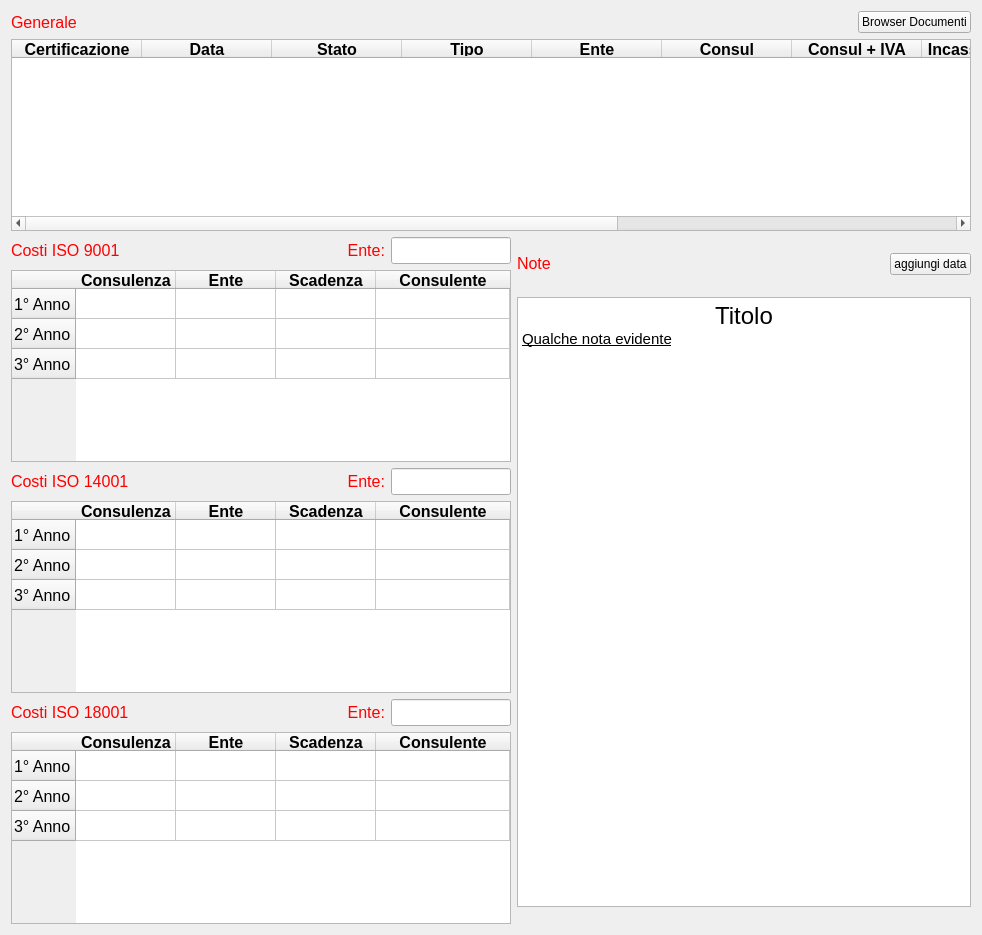
   <widget class="QWidget" name="tab_iso">
    <attribute name="title">
     <string>ISO</string>
    </attribute>
    <layout class="QGridLayout" name="gridLayout_10">
     <item row="0" column="0">
      <widget class="QLabel" name="label_36">
       <property name="font">
        <font>
         <pointsize>12</pointsize>
        </font>
       </property>
       <property name="styleSheet">
        <string notr="true">color: #FF0000</string>
       </property>
       <property name="text">
        <string>Generale</string>
       </property>
      </widget>
     </item>
     <item row="0" column="1">
      <spacer name="horizontalSpacer_6">
       <property name="orientation">
        <enum>Qt::Horizontal</enum>
       </property>
       <property name="sizeHint" stdset="0">
        <size>
         <width>335</width>
         <height>20</height>
        </size>
       </property>
      </spacer>
     </item>
     <item row="0" column="2">
      <widget class="QPushButton" name="bt_browser_doc">
       <property name="text">
        <string>Browser Documenti</string>
       </property>
      </widget>
     </item>
     <item row="1" column="0" colspan="3">
      <widget class="QTableWidget" name="iso__tabel">
       <property name="font">
        <font>
         <pointsize>12</pointsize>
        </font>
       </property>
       <attribute name="horizontalHeaderDefaultSectionSize">
        <number>130</number>
       </attribute>
       <attribute name="horizontalHeaderStretchLastSection">
        <bool>true</bool>
       </attribute>
       <column>
        <property name="text">
         <string>Certificazione</string>
        </property>
        <property name="font">
         <font>
          <weight>75</weight>
          <bold>true</bold>
         </font>
        </property>
       </column>
       <column>
        <property name="text">
         <string>Data</string>
        </property>
        <property name="font">
         <font>
          <weight>75</weight>
          <bold>true</bold>
         </font>
        </property>
       </column>
       <column>
        <property name="text">
         <string>Stato</string>
        </property>
        <property name="font">
         <font>
          <weight>75</weight>
          <bold>true</bold>
         </font>
        </property>
       </column>
       <column>
        <property name="text">
         <string>Tipo</string>
        </property>
        <property name="font">
         <font>
          <weight>75</weight>
          <bold>true</bold>
         </font>
        </property>
       </column>
       <column>
        <property name="text">
         <string>Ente</string>
        </property>
        <property name="font">
         <font>
          <weight>75</weight>
          <bold>true</bold>
         </font>
        </property>
       </column>
       <column>
        <property name="text">
         <string>Consul</string>
        </property>
        <property name="font">
         <font>
          <weight>75</weight>
          <bold>true</bold>
         </font>
        </property>
       </column>
       <column>
        <property name="text">
         <string>Consul + IVA</string>
        </property>
        <property name="font">
         <font>
          <weight>75</weight>
          <bold>true</bold>
         </font>
        </property>
       </column>
       <column>
        <property name="text">
         <string>Incasso Consul</string>
        </property>
        <property name="font">
         <font>
          <weight>75</weight>
          <bold>true</bold>
         </font>
        </property>
       </column>
       <column>
        <property name="text">
         <string>Fatt. Consul</string>
        </property>
        <property name="font">
         <font>
          <weight>75</weight>
          <bold>true</bold>
         </font>
        </property>
       </column>
       <column>
        <property name="text">
         <string>Incasso Ente</string>
        </property>
        <property name="font">
         <font>
          <weight>75</weight>
          <bold>true</bold>
         </font>
        </property>
       </column>
       <column>
        <property name="text">
         <string>Provvig. Ente</string>
        </property>
        <property name="font">
         <font>
          <weight>75</weight>
          <bold>true</bold>
         </font>
        </property>
       </column>
      </widget>
     </item>
     <item row="2" column="0">
      <layout class="QGridLayout" name="gridLayout_9">
       <item row="4" column="2">
        <widget class="QLabel" name="label_24">
         <property name="sizePolicy">
          <sizepolicy hsizetype="Fixed" vsizetype="Preferred">
           <horstretch>0</horstretch>
           <verstretch>0</verstretch>
          </sizepolicy>
         </property>
         <property name="font">
          <font>
           <pointsize>12</pointsize>
          </font>
         </property>
         <property name="layoutDirection">
          <enum>Qt::LeftToRight</enum>
         </property>
         <property name="styleSheet">
          <string notr="true">color: #FF0000</string>
         </property>
         <property name="text">
          <string>Ente:</string>
         </property>
         <property name="alignment">
          <set>Qt::AlignRight|Qt::AlignTrailing|Qt::AlignVCenter</set>
         </property>
        </widget>
       </item>
       <item row="0" column="3">
        <widget class="QLineEdit" name="iso__ente_9001">
         <property name="sizePolicy">
          <sizepolicy hsizetype="Fixed" vsizetype="Fixed">
           <horstretch>0</horstretch>
           <verstretch>0</verstretch>
          </sizepolicy>
         </property>
         <property name="maximumSize">
          <size>
           <width>120</width>
           <height>16777215</height>
          </size>
         </property>
         <property name="font">
          <font>
           <pointsize>12</pointsize>
          </font>
         </property>
         <property name="text">
          <string/>
         </property>
        </widget>
       </item>
       <item row="1" column="0" colspan="4">
        <widget class="QTableWidget" name="iso__costi9001">
         <property name="sizePolicy">
          <sizepolicy hsizetype="Fixed" vsizetype="Expanding">
           <horstretch>0</horstretch>
           <verstretch>0</verstretch>
          </sizepolicy>
         </property>
         <property name="minimumSize">
          <size>
           <width>500</width>
           <height>0</height>
          </size>
         </property>
         <property name="maximumSize">
          <size>
           <width>500</width>
           <height>16777215</height>
          </size>
         </property>
         <property name="font">
          <font>
           <pointsize>12</pointsize>
          </font>
         </property>
         <attribute name="horizontalHeaderStretchLastSection">
          <bool>true</bool>
         </attribute>
         <row>
          <property name="text">
           <string>1° Anno</string>
          </property>
         </row>
         <row>
          <property name="text">
           <string>2° Anno</string>
          </property>
         </row>
         <row>
          <property name="text">
           <string>3° Anno</string>
          </property>
         </row>
         <column>
          <property name="text">
           <string>Consulenza</string>
          </property>
          <property name="font">
           <font>
            <weight>75</weight>
            <bold>true</bold>
           </font>
          </property>
         </column>
         <column>
          <property name="text">
           <string>Ente</string>
          </property>
          <property name="font">
           <font>
            <weight>75</weight>
            <bold>true</bold>
           </font>
          </property>
         </column>
         <column>
          <property name="text">
           <string>Scadenza</string>
          </property>
          <property name="font">
           <font>
            <weight>75</weight>
            <bold>true</bold>
           </font>
          </property>
         </column>
         <column>
          <property name="text">
           <string>Consulente</string>
          </property>
          <property name="font">
           <font>
            <weight>75</weight>
            <bold>true</bold>
           </font>
          </property>
         </column>
        </widget>
       </item>
       <item row="5" column="0" colspan="4">
        <widget class="QTableWidget" name="iso__costi18001">
         <property name="sizePolicy">
          <sizepolicy hsizetype="Fixed" vsizetype="Expanding">
           <horstretch>0</horstretch>
           <verstretch>0</verstretch>
          </sizepolicy>
         </property>
         <property name="minimumSize">
          <size>
           <width>500</width>
           <height>0</height>
          </size>
         </property>
         <property name="maximumSize">
          <size>
           <width>500</width>
           <height>16777215</height>
          </size>
         </property>
         <property name="font">
          <font>
           <pointsize>12</pointsize>
          </font>
         </property>
         <attribute name="horizontalHeaderStretchLastSection">
          <bool>true</bool>
         </attribute>
         <row>
          <property name="text">
           <string>1° Anno</string>
          </property>
         </row>
         <row>
          <property name="text">
           <string>2° Anno</string>
          </property>
         </row>
         <row>
          <property name="text">
           <string>3° Anno</string>
          </property>
         </row>
         <column>
          <property name="text">
           <string>Consulenza</string>
          </property>
          <property name="font">
           <font>
            <weight>75</weight>
            <bold>true</bold>
           </font>
          </property>
         </column>
         <column>
          <property name="text">
           <string>Ente</string>
          </property>
          <property name="font">
           <font>
            <weight>75</weight>
            <bold>true</bold>
           </font>
          </property>
         </column>
         <column>
          <property name="text">
           <string>Scadenza</string>
          </property>
          <property name="font">
           <font>
            <weight>75</weight>
            <bold>true</bold>
           </font>
          </property>
         </column>
         <column>
          <property name="text">
           <string>Consulente</string>
          </property>
          <property name="font">
           <font>
            <weight>75</weight>
            <bold>true</bold>
           </font>
          </property>
         </column>
        </widget>
       </item>
       <item row="4" column="0">
        <widget class="QLabel" name="label_34">
         <property name="sizePolicy">
          <sizepolicy hsizetype="Fixed" vsizetype="Preferred">
           <horstretch>0</horstretch>
           <verstretch>0</verstretch>
          </sizepolicy>
         </property>
         <property name="font">
          <font>
           <pointsize>12</pointsize>
          </font>
         </property>
         <property name="styleSheet">
          <string notr="true">color: #FF0000</string>
         </property>
         <property name="text">
          <string>Costi ISO 18001</string>
         </property>
        </widget>
       </item>
       <item row="4" column="3">
        <widget class="QLineEdit" name="iso__ente_18001">
         <property name="sizePolicy">
          <sizepolicy hsizetype="Fixed" vsizetype="Fixed">
           <horstretch>0</horstretch>
           <verstretch>0</verstretch>
          </sizepolicy>
         </property>
         <property name="maximumSize">
          <size>
           <width>120</width>
           <height>16777215</height>
          </size>
         </property>
         <property name="font">
          <font>
           <pointsize>12</pointsize>
          </font>
         </property>
         <property name="text">
          <string/>
         </property>
        </widget>
       </item>
       <item row="3" column="0" colspan="4">
        <widget class="QTableWidget" name="iso__costi14001">
         <property name="sizePolicy">
          <sizepolicy hsizetype="Fixed" vsizetype="Expanding">
           <horstretch>0</horstretch>
           <verstretch>0</verstretch>
          </sizepolicy>
         </property>
         <property name="minimumSize">
          <size>
           <width>500</width>
           <height>0</height>
          </size>
         </property>
         <property name="maximumSize">
          <size>
           <width>500</width>
           <height>16777215</height>
          </size>
         </property>
         <property name="font">
          <font>
           <pointsize>12</pointsize>
          </font>
         </property>
         <attribute name="horizontalHeaderStretchLastSection">
          <bool>true</bool>
         </attribute>
         <row>
          <property name="text">
           <string>1° Anno</string>
          </property>
         </row>
         <row>
          <property name="text">
           <string>2° Anno</string>
          </property>
         </row>
         <row>
          <property name="text">
           <string>3° Anno</string>
          </property>
         </row>
         <column>
          <property name="text">
           <string>Consulenza</string>
          </property>
          <property name="font">
           <font>
            <weight>75</weight>
            <bold>true</bold>
           </font>
          </property>
         </column>
         <column>
          <property name="text">
           <string>Ente</string>
          </property>
          <property name="font">
           <font>
            <weight>75</weight>
            <bold>true</bold>
           </font>
          </property>
         </column>
         <column>
          <property name="text">
           <string>Scadenza</string>
          </property>
          <property name="font">
           <font>
            <weight>75</weight>
            <bold>true</bold>
           </font>
          </property>
         </column>
         <column>
          <property name="text">
           <string>Consulente</string>
          </property>
          <property name="font">
           <font>
            <weight>75</weight>
            <bold>true</bold>
           </font>
          </property>
         </column>
        </widget>
       </item>
       <item row="2" column="3">
        <widget class="QLineEdit" name="iso__ente_14001">
         <property name="sizePolicy">
          <sizepolicy hsizetype="Fixed" vsizetype="Fixed">
           <horstretch>0</horstretch>
           <verstretch>0</verstretch>
          </sizepolicy>
         </property>
         <property name="maximumSize">
          <size>
           <width>120</width>
           <height>16777215</height>
          </size>
         </property>
         <property name="font">
          <font>
           <pointsize>12</pointsize>
          </font>
         </property>
         <property name="text">
          <string/>
         </property>
        </widget>
       </item>
       <item row="2" column="2">
        <widget class="QLabel" name="label_23">
         <property name="sizePolicy">
          <sizepolicy hsizetype="Fixed" vsizetype="Preferred">
           <horstretch>0</horstretch>
           <verstretch>0</verstretch>
          </sizepolicy>
         </property>
         <property name="font">
          <font>
           <pointsize>12</pointsize>
          </font>
         </property>
         <property name="layoutDirection">
          <enum>Qt::LeftToRight</enum>
         </property>
         <property name="styleSheet">
          <string notr="true">color: #FF0000</string>
         </property>
         <property name="text">
          <string>Ente:</string>
         </property>
         <property name="alignment">
          <set>Qt::AlignRight|Qt::AlignTrailing|Qt::AlignVCenter</set>
         </property>
        </widget>
       </item>
       <item row="2" column="0">
        <widget class="QLabel" name="label_35">
         <property name="sizePolicy">
          <sizepolicy hsizetype="Fixed" vsizetype="Preferred">
           <horstretch>0</horstretch>
           <verstretch>0</verstretch>
          </sizepolicy>
         </property>
         <property name="font">
          <font>
           <pointsize>12</pointsize>
          </font>
         </property>
         <property name="styleSheet">
          <string notr="true">color: #FF0000</string>
         </property>
         <property name="text">
          <string>Costi ISO 14001</string>
         </property>
        </widget>
       </item>
       <item row="0" column="0">
        <widget class="QLabel" name="label_33">
         <property name="sizePolicy">
          <sizepolicy hsizetype="Fixed" vsizetype="Preferred">
           <horstretch>0</horstretch>
           <verstretch>0</verstretch>
          </sizepolicy>
         </property>
         <property name="font">
          <font>
           <pointsize>12</pointsize>
          </font>
         </property>
         <property name="styleSheet">
          <string notr="true">color: #FF0000</string>
         </property>
         <property name="text">
          <string>Costi ISO 9001</string>
         </property>
        </widget>
       </item>
       <item row="0" column="1">
        <spacer name="horizontalSpacer_5">
         <property name="orientation">
          <enum>Qt::Horizontal</enum>
         </property>
         <property name="sizeType">
          <enum>QSizePolicy::Fixed</enum>
         </property>
         <property name="sizeHint" stdset="0">
          <size>
           <width>60</width>
           <height>20</height>
          </size>
         </property>
        </spacer>
       </item>
       <item row="0" column="2">
        <widget class="QLabel" name="label_22">
         <property name="sizePolicy">
          <sizepolicy hsizetype="Fixed" vsizetype="Preferred">
           <horstretch>0</horstretch>
           <verstretch>0</verstretch>
          </sizepolicy>
         </property>
         <property name="font">
          <font>
           <pointsize>12</pointsize>
          </font>
         </property>
         <property name="layoutDirection">
          <enum>Qt::LeftToRight</enum>
         </property>
         <property name="styleSheet">
          <string notr="true">color: #FF0000</string>
         </property>
         <property name="text">
          <string>Ente:</string>
         </property>
         <property name="alignment">
          <set>Qt::AlignRight|Qt::AlignTrailing|Qt::AlignVCenter</set>
         </property>
        </widget>
       </item>
      </layout>
     </item>
     <item row="2" column="1" colspan="2">
      <layout class="QGridLayout" name="gridLayout_7">
       <item row="0" column="0">
        <widget class="QLabel" name="label_32">
         <property name="sizePolicy">
          <sizepolicy hsizetype="Expanding" vsizetype="Fixed">
           <horstretch>0</horstretch>
           <verstretch>0</verstretch>
          </sizepolicy>
         </property>
         <property name="font">
          <font>
           <pointsize>12</pointsize>
          </font>
         </property>
         <property name="styleSheet">
          <string notr="true">color: #FF0000</string>
         </property>
         <property name="text">
          <string>Note</string>
         </property>
        </widget>
       </item>
       <item row="0" column="1">
        <widget class="QPushButton" name="iso__add_date">
         <property name="text">
          <string>aggiungi data</string>
         </property>
        </widget>
       </item>
       <item row="1" column="0" colspan="2">
        <widget class="QTextBrowser" name="iso__note">
         <property name="sizePolicy">
          <sizepolicy hsizetype="MinimumExpanding" vsizetype="MinimumExpanding">
           <horstretch>0</horstretch>
           <verstretch>0</verstretch>
          </sizepolicy>
         </property>
         <property name="maximumSize">
          <size>
           <width>1100</width>
           <height>610</height>
          </size>
         </property>
         <property name="font">
          <font>
           <pointsize>12</pointsize>
           <weight>50</weight>
           <bold>false</bold>
          </font>
         </property>
         <property name="readOnly">
          <bool>false</bool>
         </property>
         <property name="html">
          <string>&lt;!DOCTYPE HTML PUBLIC &quot;-//W3C//DTD HTML 4.0//EN&quot; &quot;http://www.w3.org/TR/REC-html40/strict.dtd&quot;&gt;
&lt;html&gt;&lt;head&gt;&lt;meta name=&quot;qrichtext&quot; content=&quot;1&quot; /&gt;&lt;style type=&quot;text/css&quot;&gt;
p, li { white-space: pre-wrap; }
&lt;/style&gt;&lt;/head&gt;&lt;body style=&quot; font-family:'Noto Sans'; font-size:12pt; font-weight:400; font-style:normal;&quot;&gt;
&lt;p align=&quot;center&quot; style=&quot; margin-top:0px; margin-bottom:0px; margin-left:0px; margin-right:0px; -qt-block-indent:0; text-indent:0px;&quot;&gt;&lt;span style=&quot; font-size:18pt;&quot;&gt;Titolo&lt;/span&gt;&lt;/p&gt;
&lt;p style=&quot; margin-top:0px; margin-bottom:0px; margin-left:0px; margin-right:0px; -qt-block-indent:0; text-indent:0px;&quot;&gt;&lt;span style=&quot; font-size:11pt; text-decoration: underline;&quot;&gt;Qualche nota evidente&lt;/span&gt;&lt;/p&gt;&lt;/body&gt;&lt;/html&gt;</string>
         </property>
         <property name="textInteractionFlags">
          <set>Qt::LinksAccessibleByKeyboard|Qt::LinksAccessibleByMouse|Qt::TextBrowserInteraction|Qt::TextEditable|Qt::TextEditorInteraction|Qt::TextSelectableByKeyboard|Qt::TextSelectableByMouse</set>
         </property>
         <property name="openExternalLinks">
          <bool>true</bool>
         </property>
        </widget>
       </item>
      </layout>
     </item>
    </layout>
   </widget>
